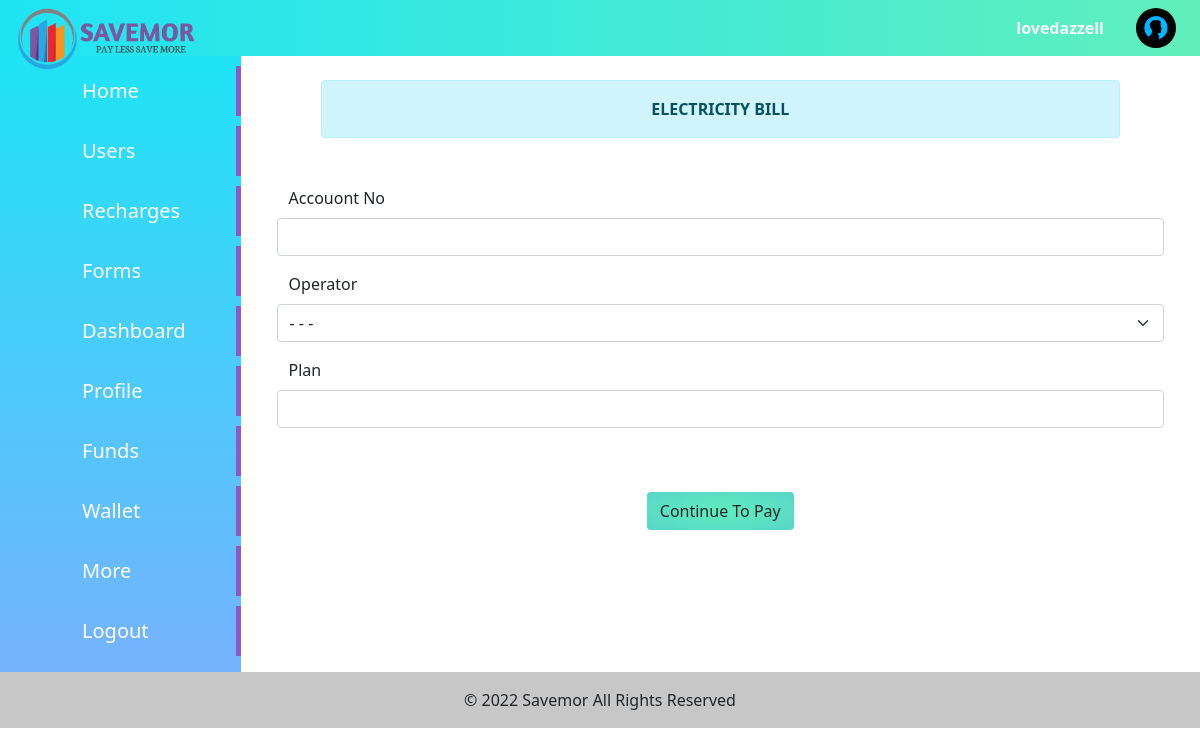
The app's page /rec/electricityrecharge/ (signed in) with its own data.
### authentication/models.py (models this page shows)
class User(AbstractUser):
    username = models.CharField(max_length=50,blank = True, null = True)
    mobile = models.IntegerField(null=True,blank=True)
    status = models.CharField(max_length=100,default='I love Investments')
    profile_pic = models.ImageField(default='profile/profile.png',upload_to = 'profile')
    email = models.EmailField(unique=True)
    wallet = models.FloatField(default=0)
    kyc_status = models.BooleanField(default=False)
    kyc_pending = models.BooleanField(default=False)
    terms = models.BooleanField(default=False)
    distibutor_status = models.BooleanField(default=False)
    pin = models.IntegerField(null=True, blank= True)
    certificate_status = models.CharField(max_length=80,default='Regular')
    withdraw_amount = models.IntegerField(null=True)
    withdraw_status = models.BooleanField(default=False)
    Premium_user = models.BooleanField(default=False)
    premium_Created = models.DateField(null = True)
    refer_by = models.CharField(null=True,blank=True,max_length=70)
    USERNAME_FIELD = 'email'
    objects = UserManager()
    REQUIRED_FIELDS = []

### recharge/views.py (the view)
# urls.py: path('electricityrecharge/',views.electricityrecharge,name = 'electricityrecharge'),
def electricityrecharge(request):
    form =    ElectricityForm()
    context = {'form':form}
    return render(request,'rech/elect_bill.html',context)

### recharge/forms.py
class ElectricityForm(forms.ModelForm):
    form =  forms.CharField(label='',widget=forms.HiddenInput(attrs={'value':'electricity'}))
    electricity = forms.CharField(label='Accouont No',label_suffix='',widget=forms.TextInput(attrs={'class':'form-control'}))
    electricity_operator =  forms.ChoiceField(label='Operator',label_suffix="",choices=ELECTRICITY_OPERATOR,widget=forms.Select(attrs={'class':'form-select '}))
    amount =  forms.IntegerField(label='Plan',label_suffix="",widget=forms.NumberInput(attrs={'class':'form-control'}))
    class Meta:
        model = Recharge
        fields = ['electricity','electricity_operator','amount']

### recharge/templates/rech/elect_bill.html (shortened to what this page needs)
{% extends "cust/base.html" %}
{% load static %}
{% block content %}
<div class="col-10 mx-auto alert alert-info m-4 text-center"><B>ELECTRICITY BILL</B></div>
<div class="m-5">
  <form action="{% url 'successApi' %}" method="POST"  id="mobile-form" enctype="multipart/form-data"  novalidate>
  {% for field in  form %} {% csrf_token %}
  <div class="mb-3 row">
    <div class="form-label">
      {{field.label_tag}}
      </div>
     {{field}}
    </div>
    {% endfor %}
<div class="d-flex justify-content-center">
    <button type="button" class="btn " id="submit" style=" background: radial-gradient(#60efbc, #58d5c9); "  data-bs-toggle="modal" data-bs-target="#staticBackdrop">
      Continue To Pay
    </button>
  </div>
  </form>
</div>
{% endblock content %}

### cust/templates/cust/base.html (shortened to what this page needs)
<!DOCTYPE html>
{% load static %}
<html lang="en">
  <head>
  {% block css %}
  <link rel="stylesheet" href="{% static 'cust/css/bootstrap.css' %}" />
  <link rel="stylesheet" href="{% static 'cust/css/style.css' %}" />
  {% endblock css %}
  </head>
  <body>
    <header>
      <nav class="top bg-theme">
        <ul class="nav p-2">
          <li class="nav-item  h-100">
            <h4 class="my-auto" >
              <img src="{% static 'cust/images/savemor_logo1.png' %}" class="mx-2 logo-full"  style="width: 180px; position:absolute; " alt="">
            </h4>
          </li>
        </ul>
        <ul class="nav p-2">
          <li class="d-flex align-items-center ">
            <a class="nav-link  text-light  " href="{% url 'editprofile' %}"><b class="text-light" >{{request.user.username}}</b></a>
          </li>
          <li class="d-flex align-items-center ">
            <a href="{% url 'editprofile' %}"><img src="{{request.user.profile_pic.url}}" style="width: 40px;height: 40px; border-radius: 50%;" class="mx-3" alt="" >
            </a>
          </li>
        </ul>
      </nav>
    </header>
    <div class="content">
      <div class="content1 bg-panel">
        <div class="leftbar">
          <ul>
            {% if request.user.is_superuser == True %}
            <li class="">
             <a href="{% url  'admindisplay'%}">Home</a>
           </li>
           <li class="">
             <a href="{% url  'allusers'%}">Users</a>
           </li>
           <li class="">
            <a href="{% url 'recharge_admin'   %}">Recharges</a>
          </li>
           <li class="">
             <a href="{% url  'allforms'%}">Forms</a>
           </li>
            {% endif %}
             <li class="">
               <a href="{% url  'profile'%}">Dashboard</a>
             </li>
             <li><a href="{% url  'editprofile'%}">Profile</a></li>
             <li><a href="{% url  'userfdform'%}">Funds</a></li>
             <li><a href="{% url  'wallet'%}">Wallet</a></li>
             <li><a href="{% url  'setting'%}">More</a></li>
             <li><a href="{% url 'userlogout' %}">Logout</a></li>
        </ul>
        </div>
      </div>
      <div class="content2">
{% block content %}
{% endblock content %}
</div>
</div>
<footer style="background-color: rgb(248, 248, 248);" class=" text-center   text-lg-start">
  <div class="text-center p-3" style="background-color: rgba(0, 0, 0, 0.2);">
    © 2022 Savemor
    <a class="text-dark text-decoration-none " href=""> All Rights Reserved </a>
  </div>
</footer>
  </body>
</html>

### cust/static/cust/css/style.css (style rules this page uses)
* { margin: 0; padding:0; }
.top { display:flex; justify-content :space-between; }
.bg-theme { background:linear-gradient(to right,#1fe4f5,#60efbc) ; }
.bg-panel { background:linear-gradient(to bottom,#1fe4f5,#76b2fe) ; }
.leftbar { height: auto; display: flex; justify-content: center; }
.leftbar ul li { list-style-type: none; border-right: 5px solid #8d59c2; margin-top: 10px; padding: 10px 50px; transition: 0.5s; }
.leftbar ul li a { text-decoration: none; font-size: 20px; font-weight: 500; color:rgb(255, 255, 255); }
.content { display: grid; grid-template-columns: 0.2fr 1fr; }
.logo-full { display: block; }

### records on screen
User: user.username "lovedazzell", user.profile_pic (picture)

### other values on screen
{{ field.label_tag }} "Accouont No" "Operator" "Plan"
